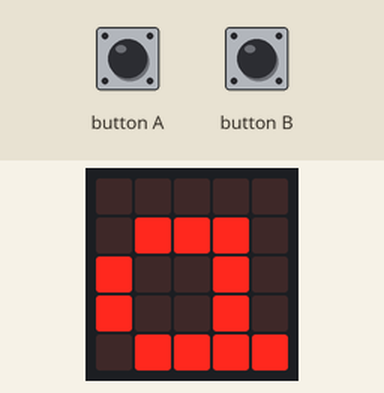
Simulated run of this program. Board: BBC micro:bit running MicroPython. Shown: the board's 5×5 LED display. The test bench sets the inputs (shaded band).

Above: at 1.2 s.
1.3 s: button B pressed for 0.15 s
At 3.6 s:
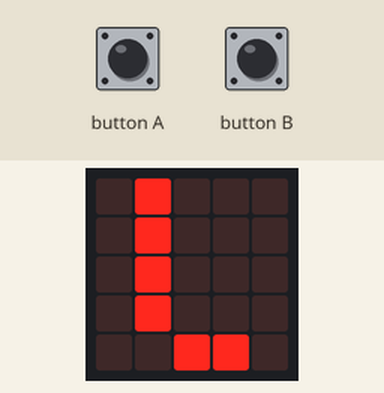
4.0 s: button B pressed for 1 s
At 6.8 s:
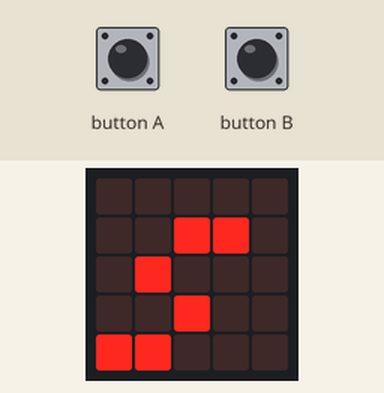
7.5 s: button B pressed for 0.15 s
8.2 s: button A pressed for 0.15 s
11.3 s: button A pressed for 1 s
At 12.7 s:
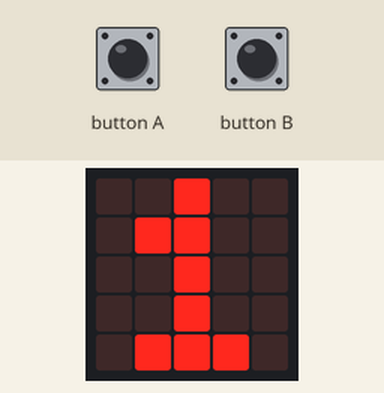
Timing chart, 0 to 13.9 s (numbered marks = the images above; inputs shaded):
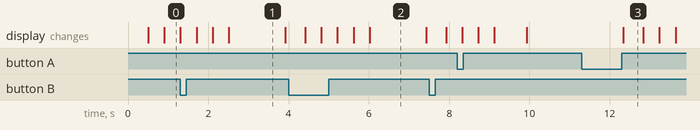

The program:

lista_amigos_fiesta-main.py
```python
# Imports go at the top
from microbit import *
i= 0
lista_amigos = ["Daniel","Lucas", "María", "Esteban","Abulai", "Nico", "Eva", "Julia", "Pepe"]

while True:
      if button_a.was_pressed():
          i= i - 1
          sleep (500)
      elif button_b.was_pressed():
          i= i + 1
          sleep (500)
      else:
          display.show(i)
          sleep (500)
          display.show (lista_amigos[i])
          sleep (500)
```

Measured:
- what the display in image 1 shows lasts 1.4 s, from 2.5 s to 3.9 s
- what the display in image 3 shows lasts 0.5 s, from 12.3 s to 12.8 s
